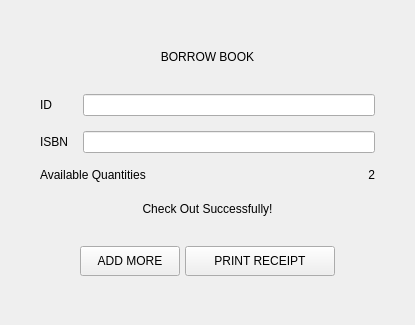
              <widget class="QWidget" name="page3">
               <layout class="QGridLayout" name="gridLayout_4">
                <property name="leftMargin">
                 <number>0</number>
                </property>
                <property name="topMargin">
                 <number>0</number>
                </property>
                <property name="rightMargin">
                 <number>0</number>
                </property>
                <property name="bottomMargin">
                 <number>0</number>
                </property>
                <property name="spacing">
                 <number>0</number>
                </property>
                <item row="1" column="2">
                 <spacer name="horizontalSpacer_25">
                  <property name="orientation">
                   <enum>Qt::Horizontal</enum>
                  </property>
                  <property name="sizeHint" stdset="0">
                   <size>
                    <width>40</width>
                    <height>20</height>
                   </size>
                  </property>
                 </spacer>
                </item>
                <item row="1" column="1">
                 <layout class="QHBoxLayout" name="horizontalLayout_19">
                  <item>
                   <layout class="QVBoxLayout" name="verticalLayout_36">
                    <property name="spacing">
                     <number>30</number>
                    </property>
                    <item>
                     <widget class="QLabel" name="lblTitleBorrowBook_5">
                      <property name="text">
                       <string>BORROW BOOK</string>
                      </property>
                      <property name="alignment">
                       <set>Qt::AlignCenter</set>
                      </property>
                     </widget>
                    </item>
                    <item>
                     <layout class="QVBoxLayout" name="verticalLayout_33">
                      <property name="spacing">
                       <number>30</number>
                      </property>
                      <item>
                       <layout class="QVBoxLayout" name="verticalLayout_32">
                        <property name="spacing">
                         <number>20</number>
                        </property>
                        <item>
                         <layout class="QVBoxLayout" name="verticalLayout_31">
                          <property name="spacing">
                           <number>15</number>
                          </property>
                          <item>
                           <layout class="QHBoxLayout" name="horizontalLayout_16">
                            <item>
                             <layout class="QVBoxLayout" name="verticalLayout_34">
                              <item>
                               <widget class="QLabel" name="lbl_ID_5">
                                <property name="text">
                                 <string>ID</string>
                                </property>
                               </widget>
                              </item>
                              <item>
                               <widget class="QLabel" name="lbl_ISBN_5">
                                <property name="text">
                                 <string>ISBN</string>
                                </property>
                               </widget>
                              </item>
                             </layout>
                            </item>
                            <item>
                             <layout class="QVBoxLayout" name="verticalLayout_35">
                              <item>
                               <widget class="QLineEdit" name="lineEdit_ID_5">
                                <property name="sizePolicy">
                                 <sizepolicy hsizetype="Expanding" vsizetype="Fixed">
                                  <horstretch>30</horstretch>
                                  <verstretch>20</verstretch>
                                 </sizepolicy>
                                </property>
                                <property name="minimumSize">
                                 <size>
                                  <width>30</width>
                                  <height>20</height>
                                 </size>
                                </property>
                               </widget>
                              </item>
                              <item>
                               <widget class="QLineEdit" name="lineEdit_ISBN_5"/>
                              </item>
                             </layout>
                            </item>
                           </layout>
                          </item>
                          <item>
                           <layout class="QHBoxLayout" name="horizontalLayout_17">
                            <item>
                             <widget class="QLabel" name="lbl_AvailableBooks_4">
                              <property name="text">
                               <string>Available Quantities</string>
                              </property>
                             </widget>
                            </item>
                            <item>
                             <widget class="QLabel" name="lbl_AvailableQuantities_2">
                              <property name="maximumSize">
                               <size>
                                <width>16777215</width>
                                <height>27</height>
                               </size>
                              </property>
                              <property name="text">
                               <string>2</string>
                              </property>
                              <property name="alignment">
                               <set>Qt::AlignRight|Qt::AlignTrailing|Qt::AlignVCenter</set>
                              </property>
                             </widget>
                            </item>
                           </layout>
                          </item>
                         </layout>
                        </item>
                        <item>
                         <widget class="QLabel" name="lbl_CheckOut">
                          <property name="text">
                           <string>Check Out Successfully!</string>
                          </property>
                          <property name="alignment">
                           <set>Qt::AlignCenter</set>
                          </property>
                         </widget>
                        </item>
                       </layout>
                      </item>
                      <item>
                       <layout class="QHBoxLayout" name="horizontalLayout_18">
                        <property name="spacing">
                         <number>5</number>
                        </property>
                        <item>
                         <spacer name="horizontalSpacer_23">
                          <property name="orientation">
                           <enum>Qt::Horizontal</enum>
                          </property>
                          <property name="sizeHint" stdset="0">
                           <size>
                            <width>40</width>
                            <height>20</height>
                           </size>
                          </property>
                         </spacer>
                        </item>
                        <item>
                         <widget class="QPushButton" name="btnAddMore">
                          <property name="minimumSize">
                           <size>
                            <width>100</width>
                            <height>30</height>
                           </size>
                          </property>
                          <property name="maximumSize">
                           <size>
                            <width>100</width>
                            <height>30</height>
                           </size>
                          </property>
                          <property name="text">
                           <string>ADD MORE</string>
                          </property>
                         </widget>
                        </item>
                        <item>
                         <widget class="QPushButton" name="btnPrintReceipt">
                          <property name="minimumSize">
                           <size>
                            <width>150</width>
                            <height>30</height>
                           </size>
                          </property>
                          <property name="maximumSize">
                           <size>
                            <width>150</width>
                            <height>30</height>
                           </size>
                          </property>
                          <property name="text">
                           <string>PRINT RECEIPT</string>
                          </property>
                         </widget>
                        </item>
                        <item>
                         <spacer name="horizontalSpacer_24">
                          <property name="orientation">
                           <enum>Qt::Horizontal</enum>
                          </property>
                          <property name="sizeHint" stdset="0">
                           <size>
                            <width>40</width>
                            <height>20</height>
                           </size>
                          </property>
                         </spacer>
                        </item>
                       </layout>
                      </item>
                     </layout>
                    </item>
                   </layout>
                  </item>
                 </layout>
                </item>
                <item row="0" column="1">
                 <spacer name="verticalSpacer_12">
                  <property name="orientation">
                   <enum>Qt::Vertical</enum>
                  </property>
                  <property name="sizeHint" stdset="0">
                   <size>
                    <width>20</width>
                    <height>50</height>
                   </size>
                  </property>
                 </spacer>
                </item>
                <item row="2" column="1">
                 <spacer name="verticalSpacer_11">
                  <property name="orientation">
                   <enum>Qt::Vertical</enum>
                  </property>
                  <property name="sizeHint" stdset="0">
                   <size>
                    <width>20</width>
                    <height>49</height>
                   </size>
                  </property>
                 </spacer>
                </item>
                <item row="1" column="0">
                 <spacer name="horizontalSpacer_26">
                  <property name="orientation">
                   <enum>Qt::Horizontal</enum>
                  </property>
                  <property name="sizeHint" stdset="0">
                   <size>
                    <width>40</width>
                    <height>20</height>
                   </size>
                  </property>
                 </spacer>
                </item>
               </layout>
              </widget>
